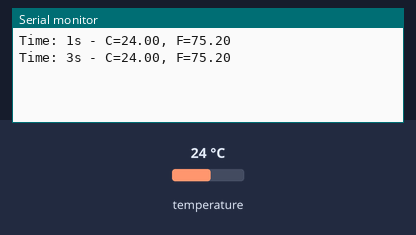
Simulated run of this sketch. Board: Arduino Uno, built with avr-gcc and run on an emulated ATmega328P. Parts: the last lines printed to the serial monitor. The inputs (shaded band) are chosen by the test bench; at power-on: temperature 24 °C.

Above: at 3.8 s.
3.9 s: temperature set to 12 °C
At 6.2 s:
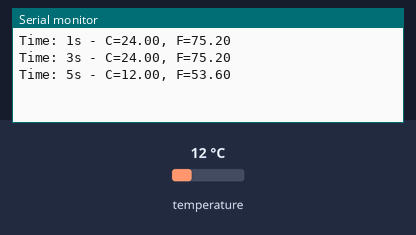
6.7 s: temperature set to 19 °C
At 7.8 s:
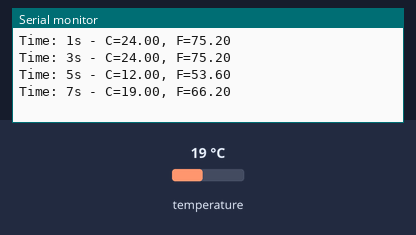
Timing chart, 0 to 9.7 s (numbered marks = the images above; inputs shaded):
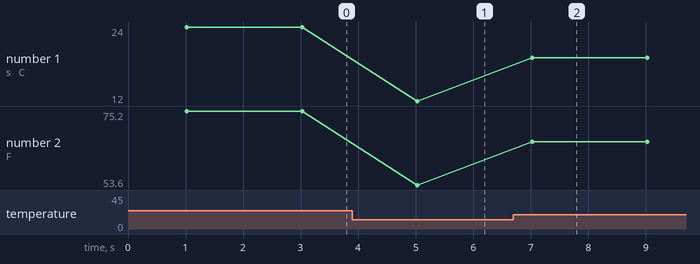

The sketch:

Sample_1_Temperature_Sensor_2_detik.ino
```cpp
//******************************************************//
// Temperature Sensor
// Sample Code 1 [Control the temperature sensor]
//                                      - Kyung-Sik Jang//
//******************************************************//

//******************************************************//
// Hardware Configuration
//  - Connect IoT Starter Kit and Temperature Sensor
//******************************************************//

// Temperature sensor
// Hardware Spec
// Temperatue range  : -55 ~ +125 ('C)
// Accuracy          : ±0.5

// DS18B20 Function Commands
// Address    Name             Explain
// 0x44       Convert T        This command initiates a single temperature conversion
// 0xBE       Read Scratchpad  This command allows the master to read the contents of
//                             the scratchpad. (9 bytes = data byte 8 + CRC byte 1)
//                                                      CRC : Cyclic Redundancy Check

#include <OneWire.h>

OneWire ds(2); // 2번 핀에 연결된 OneWire 개체 생성
unsigned long time_now = 0;

void setup() {
  Serial.begin(9600);
}

void loop() {

  static unsigned long tick = millis();

  if((millis() - tick) > 1000)
  {

    tick = millis();
    send_temperature(tick);
  }

}

int send_temperature(unsigned long isi)
{
  byte i;
  byte present = 0;

  byte data[12];
  byte addr[8];
  float Temp;

  if (!ds.search(addr)) {
    ds.reset_search();
    return;
  }

  ds.reset();
  ds.select(addr);
  ds.write(0x44,1); // start conversion, with parasite power on at the end

  //delay(1000);

  present = ds.reset();
  ds.select(addr);
  ds.write(0xBE); // Read Scratchpad

  for (i = 0; i < 9; i++) { // 센서에서 가져온 값을 정리하고 난 후 배열에 순서대로 넣어 둔다.
    data[i] = ds.read();
  }

  // From the values obtained above, multiply the value in array 1 by 256 (2 powers of 8)
  // and add it with the value in array 0.
  // Divide the value by 16 to get Celsius.
  //
  // Shift Operator
  // Example
  // data = 0x04
  // Current State : | 0 | 0 | 0 | 0 | 0 | 1 | 0 | 0 |
  // Shift : data = data << 2
  // Current State : | 0 | 0 | 0 | 1 | 0 | 0 | 0 | 0 |

  Temp=(data[1]<<8)+data[0];
  Temp=Temp/16;
  print_time(isi);
  // Celsius
  Serial.print("C=");
  Serial.print(Temp);
  Serial.print(", ");
  // 섭씨 출력

  // Convert "Celsius" to "Fahrenheit"
  Temp=Temp*1.8+32;

  // Celsius
  Serial.print("F=");
  Serial.print(Temp);
  Serial.println(" ");
}

void print_time(unsigned long time_millis){
    Serial.print("Time: ");
    Serial.print(time_millis/1000);
    Serial.print("s - ");
}
```

Measured:
- after the input at 3.9 s, the serial monitor: prints a new line after 1.1 s (image 1)
- after the input at 6.7 s, the serial monitor: prints a new line after 0.33 s (image 2)
- plotted number 1: 24 → 12 after the input at 3.9 s, 12 → 19 after the input at 6.7 s
- plotted number 2: 75.2 → 53.6 after the input at 3.9 s, 53.6 → 66.2 after the input at 6.7 s
